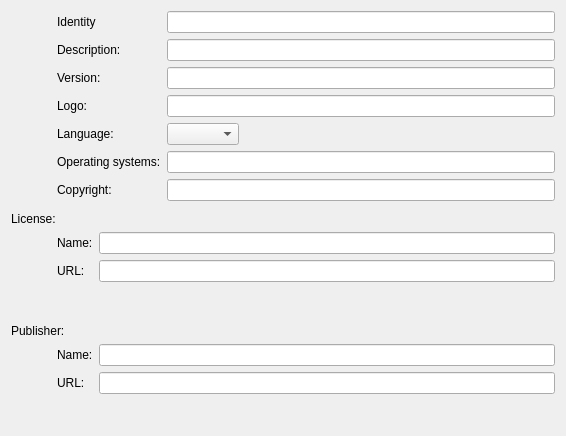
<?xml version="1.0" encoding="UTF-8"?>
<ui version="4.0">
 <class>CommonData</class>
 <widget class="QWidget" name="CommonData">
  <property name="geometry">
   <rect>
    <x>0</x>
    <y>0</y>
    <width>566</width>
    <height>436</height>
   </rect>
  </property>
  <layout class="QGridLayout" name="gridLayout">
   <item row="0" column="1">
    <layout class="QFormLayout" name="formLayout_7">
     <property name="fieldGrowthPolicy">
      <enum>QFormLayout::ExpandingFieldsGrow</enum>
     </property>
     <item row="0" column="0">
      <widget class="QLabel" name="label">
       <property name="text">
        <string>Identity</string>
       </property>
      </widget>
     </item>
     <item row="0" column="1">
      <widget class="KLineEdit" name="identity"/>
     </item>
     <item row="1" column="0">
      <widget class="QLabel" name="label_7">
       <property name="text">
        <string>Description:</string>
       </property>
      </widget>
     </item>
     <item row="1" column="1">
      <widget class="KLineEdit" name="description">
       <property name="showClearButton" stdset="0">
        <bool>true</bool>
       </property>
      </widget>
     </item>
     <item row="2" column="0">
      <widget class="QLabel" name="label_2">
       <property name="text">
        <string>Version:</string>
       </property>
      </widget>
     </item>
     <item row="2" column="1">
      <widget class="KLineEdit" name="version"/>
     </item>
     <item row="3" column="0">
      <widget class="QLabel" name="label_12">
       <property name="text">
        <string>Logo:</string>
       </property>
      </widget>
     </item>
     <item row="3" column="1">
      <widget class="KLineEdit" name="logo">
       <property name="clickMessage">
        <string>URL to the logo</string>
       </property>
       <property name="showClearButton" stdset="0">
        <bool>true</bool>
       </property>
      </widget>
     </item>
     <item row="4" column="0">
      <widget class="QLabel" name="label_13">
       <property name="toolTip">
        <string>The language of the file</string>
       </property>
       <property name="text">
        <string>Language:</string>
       </property>
      </widget>
     </item>
     <item row="4" column="1">
      <widget class="KComboBox" name="language"/>
     </item>
     <item row="5" column="0">
      <widget class="QLabel" name="label_14">
       <property name="text">
        <string>Operating systems:</string>
       </property>
      </widget>
     </item>
     <item row="5" column="1">
      <widget class="KLineEdit" name="os">
       <property name="clickMessage">
        <string>Supported OSes, separated with commas</string>
       </property>
       <property name="showClearButton" stdset="0">
        <bool>true</bool>
       </property>
      </widget>
     </item>
     <item row="6" column="0">
      <widget class="QLabel" name="label_18">
       <property name="text">
        <string>Copyright:</string>
       </property>
      </widget>
     </item>
     <item row="6" column="1">
      <widget class="KLineEdit" name="copyright">
       <property name="showClearButton" stdset="0">
        <bool>true</bool>
       </property>
      </widget>
     </item>
    </layout>
   </item>
   <item row="1" column="0">
    <spacer name="verticalSpacer_4">
     <property name="orientation">
      <enum>Qt::Vertical</enum>
     </property>
     <property name="sizeType">
      <enum>QSizePolicy::Fixed</enum>
     </property>
     <property name="sizeHint" stdset="0">
      <size>
       <width>40</width>
       <height>5</height>
      </size>
     </property>
    </spacer>
   </item>
   <item row="2" column="0" colspan="2">
    <widget class="QLabel" name="label_22">
     <property name="sizePolicy">
      <sizepolicy hsizetype="Preferred" vsizetype="Fixed">
       <horstretch>0</horstretch>
       <verstretch>0</verstretch>
      </sizepolicy>
     </property>
     <property name="text">
      <string>License:</string>
     </property>
    </widget>
   </item>
   <item row="3" column="1">
    <layout class="QFormLayout" name="formLayout_5">
     <item row="0" column="0">
      <widget class="QLabel" name="label_19">
       <property name="text">
        <string>Name:</string>
       </property>
      </widget>
     </item>
     <item row="0" column="1">
      <widget class="KLineEdit" name="lic_name">
       <property name="clickMessage">
        <string>Name of the license</string>
       </property>
       <property name="showClearButton" stdset="0">
        <bool>true</bool>
       </property>
      </widget>
     </item>
     <item row="1" column="0">
      <widget class="QLabel" name="label_23">
       <property name="text">
        <string>URL:</string>
       </property>
      </widget>
     </item>
     <item row="1" column="1">
      <widget class="KLineEdit" name="lic_url">
       <property name="clickMessage">
        <string>URL to the license</string>
       </property>
       <property name="showClearButton" stdset="0">
        <bool>true</bool>
       </property>
      </widget>
     </item>
    </layout>
   </item>
   <item row="4" column="0">
    <spacer name="verticalSpacer_6">
     <property name="orientation">
      <enum>Qt::Vertical</enum>
     </property>
     <property name="sizeType">
      <enum>QSizePolicy::Fixed</enum>
     </property>
     <property name="sizeHint" stdset="0">
      <size>
       <width>40</width>
       <height>5</height>
      </size>
     </property>
    </spacer>
   </item>
   <item row="5" column="0" colspan="2">
    <widget class="QLabel" name="label_20">
     <property name="sizePolicy">
      <sizepolicy hsizetype="Preferred" vsizetype="Fixed">
       <horstretch>0</horstretch>
       <verstretch>0</verstretch>
      </sizepolicy>
     </property>
     <property name="text">
      <string>Publisher:</string>
     </property>
    </widget>
   </item>
   <item row="6" column="1">
    <layout class="QFormLayout" name="formLayout_2">
     <item row="0" column="0">
      <widget class="QLabel" name="label_8">
       <property name="text">
        <string>Name:</string>
       </property>
      </widget>
     </item>
     <item row="0" column="1">
      <widget class="KLineEdit" name="pub_name">
       <property name="toolTip">
        <string>publisher</string>
       </property>
       <property name="clickMessage">
        <string>Name of the publisher</string>
       </property>
       <property name="showClearButton" stdset="0">
        <bool>true</bool>
       </property>
      </widget>
     </item>
     <item row="1" column="0">
      <widget class="QLabel" name="label_21">
       <property name="text">
        <string>URL:</string>
       </property>
      </widget>
     </item>
     <item row="1" column="1">
      <widget class="KLineEdit" name="pub_url">
       <property name="toolTip">
        <string>publisher</string>
       </property>
       <property name="clickMessage">
        <string>URL to the publisher</string>
       </property>
       <property name="showClearButton" stdset="0">
        <bool>true</bool>
       </property>
      </widget>
     </item>
    </layout>
   </item>
  </layout>
 </widget>
 <customwidgets>
  <customwidget>
   <class>KLineEdit</class>
   <extends>QLineEdit</extends>
   <header>klineedit.h</header>
  </customwidget>
  <customwidget>
   <class>KComboBox</class>
   <extends>QComboBox</extends>
   <header>kcombobox.h</header>
  </customwidget>
 </customwidgets>
 <resources/>
 <connections/>
</ui>
